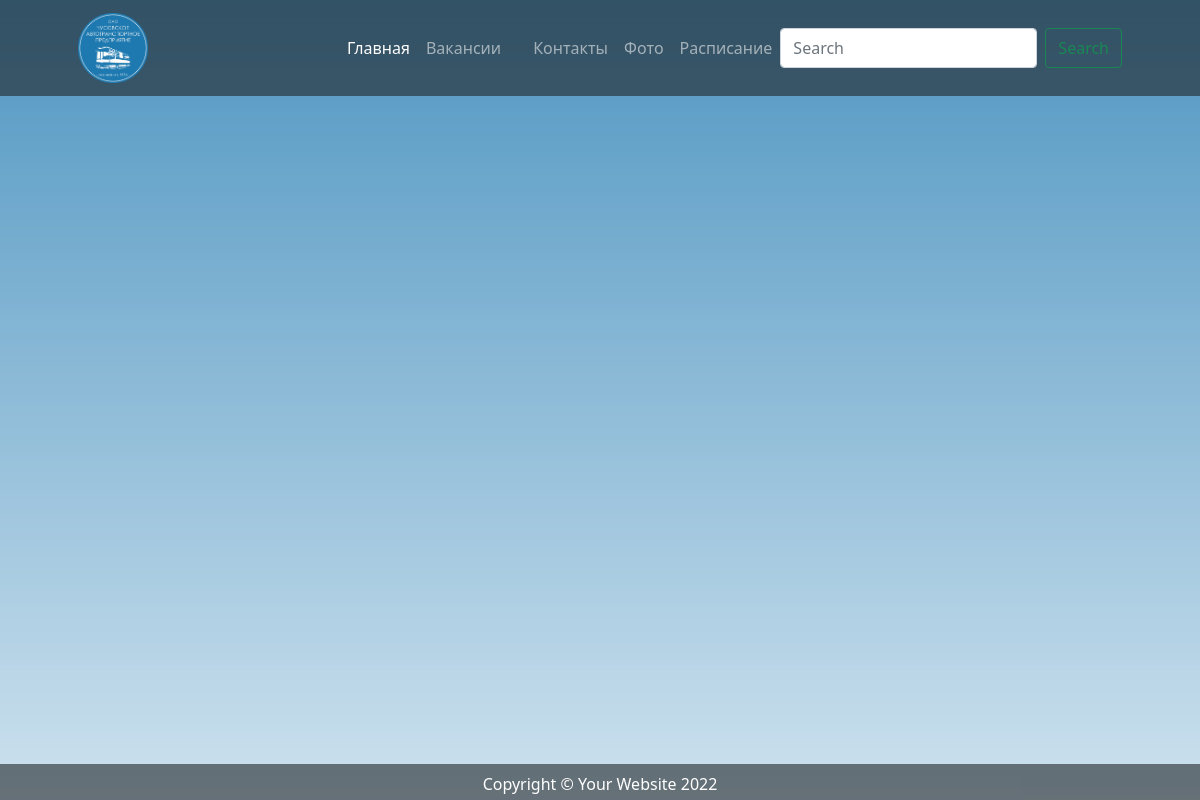
Page /bus/search/ on the earlier database version.
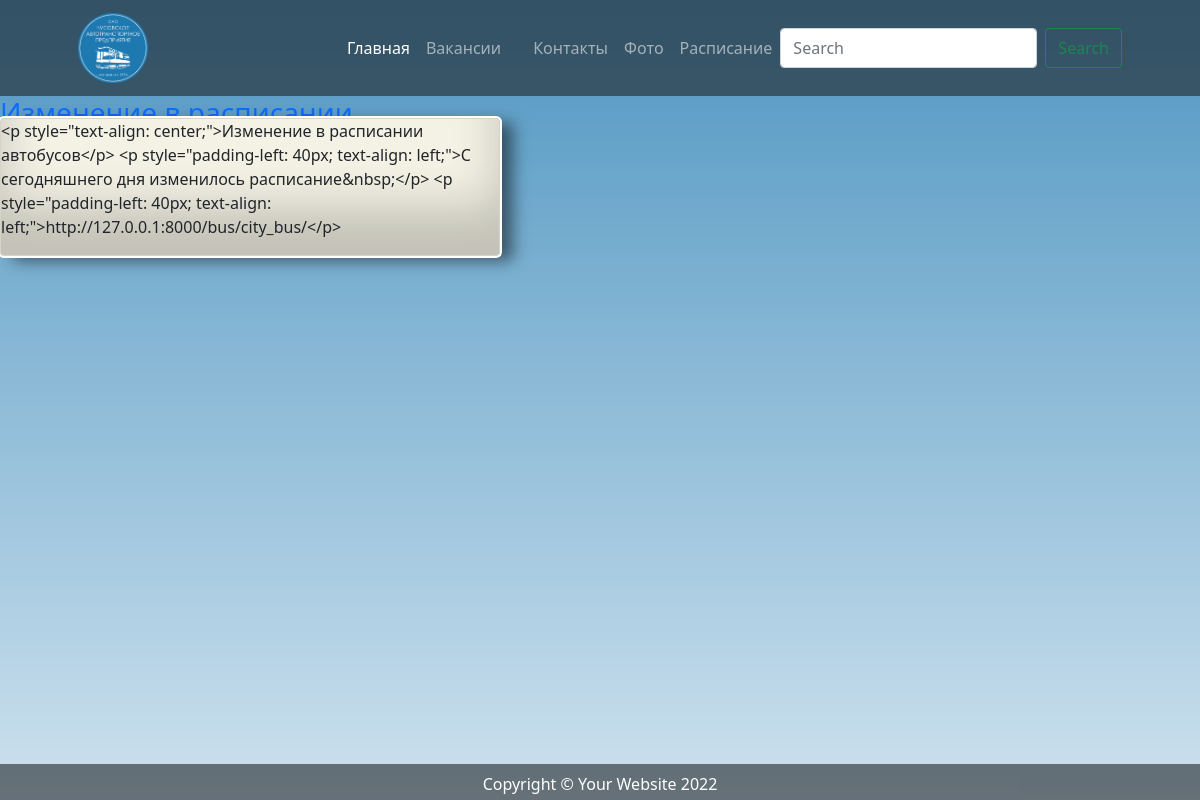
Same page on the later database version.
### station/models.py (models this page shows, shortened)
class News(models.Model):
    news_header = models.CharField(max_length=100, null=True)
    text = HTMLField()
    image = models.ImageField(null=True, width_field=None, height_field=None, upload_to='images/')
    class Meta:
        verbose_name = 'Новости'

### station/views.py (the view)
# urls.py: path('search/', search, name='search'),
def search(request):
    search_query = request.GET.get('search', '') # передаётся имя ввода (строка поиска)
    if search_query:
        news = News.objects.filter(news_header__icontains=search_query) #TODO доделать поиск
    else:
        news = News.objects.all()
    context = {'news': news}
    return render(request, 'search.html', context)

### templates/search.html (shortened to what this page needs)
<!DOCTYPE html>
{% extends 'base.html' %}
    {% block content %}
    {% for n in news %}
      <div class="col-lg-5">
        <a href="{% url 'news_detail' n.id %}"><h3 class="font-weight-light">{{ n.news_header }}</h3></a>
        <div class="card h-100">
            <p>{{ n.text|truncatewords:20 }}</p>
        </div>
    </div>
    {% endfor %}
    {% endblock content %}

### templates/base.html (shortened to what this page needs)
<!DOCTYPE html>
<html lang="en">
    <head>
        {% load static %}
        <link href="{% static 'css/styles.css' %}" rel="stylesheet" />
    </head>
    <body>
        <nav class="navbar navbar-expand-lg navbar-dark bg-dark">
            <div class="container px-5">
                <a class="navbar-brand" href="{% url 'news' %}"><img class="logo" src="{% static 'img/logo.png' %}" /></a>
                <div class="collapse navbar-collapse" id="navbarSupportedContent">
                    <ul class="navbar-nav ms-auto mb-2 mb-lg-0">
                        <li class="nav-item"><a class="nav-link active" aria-current="page" href="{% url 'news' %}">Главная</a></li>
                        <li class="nav-item"><a class="nav-link" href="{% url 'vacancies' %}">Вакансии</a></li>
                        <li class="nav-item"><a class="nav-link" href="#!"></a></li>
                        <li class="nav-item"><a class="nav-link" href="#!">Контакты</a></li>
                        <li class="nav-item"><a class="nav-link" href="/bus/gallery">Фото</a></li>
                        <li class="nav-item"><a class="nav-link" href="/bus/time">Расписание</a></li>
                        <form class="d-flex" role="search" action="{% url 'search' %}">
                             <input class="form-control me-2" type="search" placeholder="Search" aria-label="Search" name="search">
                             <button class="btn btn-outline-success" type="submit">Search</button>
                        </form>
                    </ul>
                </div>
            </div>
        </nav>
        {% block content %}
        {% endblock content %}
        <footer class="py-5 bg-dark">
            <div class="container px-4 px-lg-5"><p class="m-0 text-center text-white">Copyright &copy; Your Website 2022</p></div>
        </footer>
    </body>
</html>

Differences in the rows shown:
added News: news_header "Изменение в расписании", text "<p style=\"text-align: center;\">Изменение в расписании автобусов</p> <p style=\"padding-left: 40px; text-align: left;\">С сегодняшнего дня изменилось расписание&nbsp;</p> <p style=\"padding-left: 40px; text-align: left;\">http://127.0.0.1:8000/bus/city_bus/</p>"
